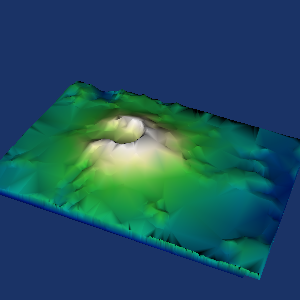

The script that drew this image:
#!/usr/bin/env python

# Demonstrate vtkGreedyTerrainDecimation on DEM terrain data with a
# lookup table for elevation coloring.

# Factory overrides
import vtkmodules.vtkInteractionStyle  # noqa: F401
import vtkmodules.vtkRenderingFreeType  # noqa: F401
import vtkmodules.vtkRenderingOpenGL2  # noqa: F401

import os

from vtkmodules.vtkCommonCore import vtkLookupTable
from vtkmodules.vtkFiltersCore import vtkPolyDataNormals
from vtkmodules.vtkFiltersHybrid import vtkGreedyTerrainDecimation
from vtkmodules.vtkIOImage import vtkDEMReader
from vtkmodules.vtkRenderingCore import (
    vtkPolyDataMapper,
    vtkRenderWindow,
    vtkRenderWindowInteractor,
    vtkRenderer,
)
from vtkmodules.vtkRenderingLOD import vtkLODActor

data_dir = os.environ.get("VPE_DATA_DIR", os.path.dirname(os.path.abspath(__file__)))

# Lookup table
lut = vtkLookupTable()
lut.SetHueRange(0.6, 0)
lut.SetSaturationRange(1.0, 0)
lut.SetValueRange(0.5, 1.0)

# Read DEM data
dem_reader = vtkDEMReader()
dem_reader.SetFileName(os.path.join(data_dir, "SainteHelens.dem"))
dem_reader.Update()

lo = dem_reader.GetOutput().GetScalarRange()[0]
hi = dem_reader.GetOutput().GetScalarRange()[1]

# Decimate the terrain
deci = vtkGreedyTerrainDecimation()
deci.SetInputConnection(dem_reader.GetOutputPort())
deci.BoundaryVertexDeletionOn()
deci.SetErrorMeasureToNumberOfTriangles()
deci.SetNumberOfTriangles(5000)

# Compute normals
normals = vtkPolyDataNormals()
normals.SetInputConnection(deci.GetOutputPort())
normals.SetFeatureAngle(60)
normals.ConsistencyOn()
normals.SplittingOff()

# Mapper
dem_mapper = vtkPolyDataMapper()
dem_mapper.SetInputConnection(normals.GetOutputPort())
dem_mapper.SetScalarRange(lo, hi)
dem_mapper.SetLookupTable(lut)

actor = vtkLODActor()
actor.SetMapper(dem_mapper)

# Renderer
renderer = vtkRenderer()
renderer.AddActor(actor)
renderer.SetBackground(0.1, 0.2, 0.4)

# Window
render_window = vtkRenderWindow()
render_window.AddRenderer(renderer)
render_window.SetSize(300, 300)
render_window.SetWindowName("greedy terrain decimation")

# Interactor
interactor = vtkRenderWindowInteractor()
interactor.SetRenderWindow(render_window)
interactor.SetDesiredUpdateRate(5)

# Scene
renderer.GetActiveCamera().SetViewUp(0, 0, 1)
renderer.GetActiveCamera().SetPosition(-99900, -21354, 131801)
renderer.GetActiveCamera().SetFocalPoint(41461, 41461, 2815)
renderer.ResetCamera()
renderer.GetActiveCamera().Dolly(1.2)
renderer.ResetCameraClippingRange()

interactor.Initialize()
interactor.Start()
